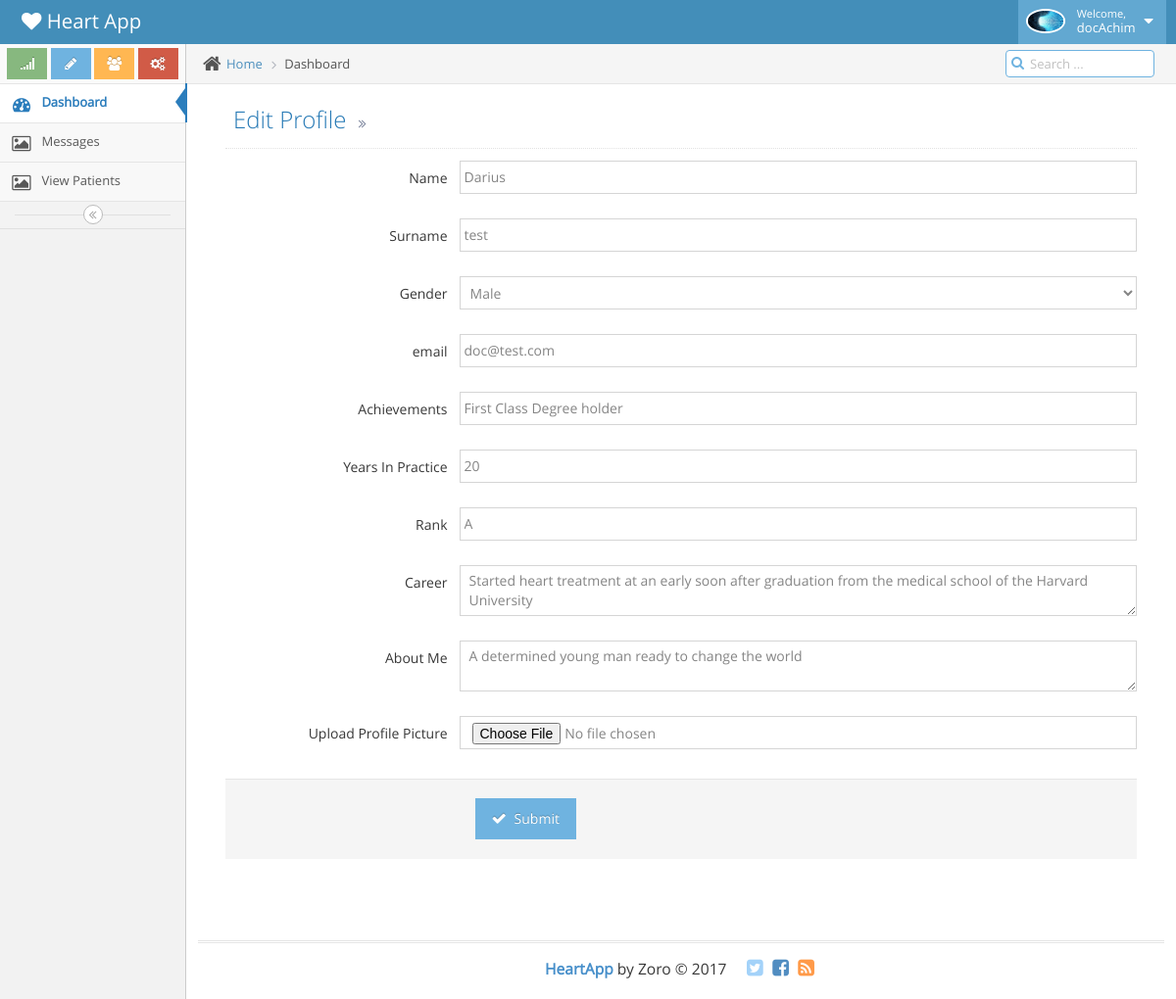
/edit_doctor/1, run on the app's committed database.
### heart/models.py (models this page shows, shortened)
class Doctor(db.Model, UserMixin):
    id = db.Column(db.Integer, primary_key=True)
    username = db.Column(db.String(80), unique=True)
    name = db.Column(db.String(100))
    surname = db.Column(db.String(100))
    gender = db.Column(db.String(50))
    email = db.Column(db.String(120), unique=True)
    password_hash = db.Column(db.String(80))
    achievements = db.Column(db.Text)
    years_in_practice = db.Column(db.Integer)
    rank = db.Column(db.String(100))
    career = db.Column(db.Text)
    bio = db.Column(db.Text)
    pic = db.Column(db.String(200))
    feedback = db.relationship('DoctorFeedBack', backref='doctor', lazy='dynamic')
    response = db.relationship('Response', backref='doctor', lazy='dynamic')
    patients = db.relationship('User', backref='doctor', lazy='dynamic')
    messages = db.relationship('Query', backref='doctor', lazy='dynamic')
    @property
    def password(self):
        raise AttributeError('password: write-only field')

### heart/views.py (the view, shortened to what this page needs)
@app.route('/edit_doctor/<id>', methods=["GET", "POST"])
def editDocProfile(id):
    doc = Doctor.query.get(id)
    form = DoctorProfileForm()
    form.name.data = doc.name
    form.surname.data = doc.surname
    form.gender.data = doc.gender
    form.email.data = doc.email
    form.achievements.data = doc.achievements
    form.years_in_practice.data = doc.years_in_practice
    form.rank.data = doc.rank
    form.career.data = doc.career
    form.about_me.data = doc.bio
    form.photo.data = doc.pic
    return render_template('editDoctor.html', doc=doc, form=form)

### heart/forms.py
class DoctorProfileForm(FlaskForm):
	name = StringField('name')
	surname = StringField('surname',)
	gender = SelectField('gender', choices=[('Male', 'Male'), ('Female', 'Female')])
	email = StringField('email')
	achievements = StringField('achievements')
	years_in_practice = IntegerField('Years in service')
	rank = StringField('rank')
	career = TextAreaField('career')
	about_me = TextAreaField('about_me', validators=[Length(min=0, max=140)])
	photo = FileField('photo', validators=[FileAllowed(['jpg', 'png', 'jpeg'], 'Images only')])

### heart/templates/editDoctor.html (shortened to what this page needs)
{% extends 'docbase.html' %}
{% from "form_macros.html" import render_field %}
{% block content %}
<div class="page-content">
		<div class="page-header">
			<h1>
				Edit Profile
				<small>
					<i class="ace-icon fa fa-angle-double-right"></i>
				</small>
			</h1>
		</div>
		<div class="row">
			<div class="col-xs-12">
				<form action="" method="post" enctype="multipart/form-data" name="editProfile" class="form-horizontal" role="form">
					<div class="form-group">
						<label class="col-sm-3 control-label no-padding-right" for="form-field-1"> Name </label>
						<div class="col-sm-9">
							{{ render_field(form.name, class="form-control") }}
						</div>
					</div>
					<div class="form-group">
						<label class="col-sm-3 control-label no-padding-right" for="form-field-1"> Surname </label>
						<div class="col-sm-9">
							{{ render_field(form.surname, class="form-control") }}
						</div>
					</div>
					<div class="form-group">
						<label class="col-sm-3 control-label no-padding-right" for="form-field-1"> Gender </label>
						<div class="col-sm-9">
							{{ render_field(form.gender, class="form-control") }}
						</div>
					</div>
					<div class="form-group">
						<label class="col-sm-3 control-label no-padding-right" for="form-field-1"> email </label>
						<div class="col-sm-9">
							{{ render_field(form.email, class="form-control") }}
						</div>
					</div>
					<div class="form-group">
						<label class="col-sm-3 control-label no-padding-right" for="form-field-1"> Achievements </label>
						<div class="col-sm-9">
							{{ render_field(form.achievements, class="form-control") }}
						</div>
					</div>
					<div class="form-group">
						<label class="col-sm-3 control-label no-padding-right" for="form-field-1"> Years In Practice </label>
						<div class="col-sm-9">
							{{ render_field(form.years_in_practice, class="form-control") }}
						</div>
					</div>
					<div class="form-group">
						<label class="col-sm-3 control-label no-padding-right" for="form-field-1"> Rank </label>
						<div class="col-sm-9">
							{{ render_field(form.rank, class="form-control") }}
						</div>
					</div>
					<div class="form-group">
						<label class="col-sm-3 control-label no-padding-right" for="form-field-1"> Career </label>
						<div class="col-sm-9">
							{{ render_field(form.career, class="form-control") }}
						</div>
					</div>
					<div class="form-group">
						<label class="col-sm-3 control-label no-padding-right" for="form-field-1"> About Me </label>
						<div class="col-sm-9">
							{{ render_field(form.about_me, class="form-control") }}
						</div>
					</div>
					<div class="form-group">
						<label class="col-sm-3 control-label no-padding-right" for="form-field-1"> Upload Profile Picture </label>
						<div class="col-sm-9">
							{{ render_field(form.photo, class="form-control") }}
						</div>
					</div>
					<div class="clearfix form-actions">
						<div class="col-md-offset-3 col-md-9">
							<button class="btn btn-info" type="submit">
								<i class="ace-icon fa fa-check bigger-110"></i>
								Submit
							</button>
						</div>
					</div>
				</form>
			</div>
		</div>
	</div>
{% endblock %}

### heart/templates/docbase.html (shortened to what this page needs)
<!DOCTYPE html>
<html lang="en">
	<head>
		<link rel="stylesheet" href="{{ url_for('static', filename='assets/css/bootstrap.min.css') }}" />
		<link rel="stylesheet" href="{{ url_for('static', filename='assets/font-awesome/4.5.0/css/font-awesome.min.css')  }}" />
		<link rel="stylesheet" href="{{ url_for('static', filename='assets/css/ace.min.css') }}" class="ace-main-stylesheet" id="main-ace-style" />
		<link rel="stylesheet" href="{{ url_for('static', filename='assets/css/ace-skins.min.css') }}" />
		<link rel="stylesheet" href="{{ url_for('static', filename='assets/css/ace-rtl.min.css') }}" />
	</head>
	<body class="no-skin">
		<div id="navbar" class="navbar navbar-default          ace-save-state">
			<div class="navbar-container ace-save-state" id="navbar-container">
				<div class="navbar-header pull-left">
					<a href="" class="navbar-brand">
						<small>
							<i class="fa fa-heart"></i>
							Heart App
						</small>
					</a>
				</div>
				<div class="navbar-buttons navbar-header pull-right" role="navigation">
					<ul class="nav ace-nav">
						<li class="light-blue dropdown-modal">
							<a data-toggle="dropdown" href="#" class="dropdown-toggle">
								{% if doc.pic %}
								<img class="nav-user-photo" src="{{ url_for('static', filename='images/' + doc.pic) }}" alt="" />
								{% else %}
								<img class="nav-user-photo" src="{{ url_for('static', filename='assets/images/avatars/avatar.png') }}" alt="" />
								{% endif %}
								<span class="user-info">
									<small>Welcome,</small>
									{{ doc.username }}
								</span>
								<i class="ace-icon fa fa-caret-down"></i>
							</a>
						</li>
					</ul>
				</div>
			</div>
		</div>
		<div class="main-container ace-save-state" id="main-container">
			<div id="sidebar" class="sidebar                  responsive                    ace-save-state">
				<div class="sidebar-shortcuts" id="sidebar-shortcuts">
					<div class="sidebar-shortcuts-large" id="sidebar-shortcuts-large">
						<button class="btn btn-success">
							<i class="ace-icon fa fa-signal"></i>
						</button>
						<button class="btn btn-info">
							<i class="ace-icon fa fa-pencil"></i>
						</button>
						<button class="btn btn-warning">
							<i class="ace-icon fa fa-users"></i>
						</button>
						<button class="btn btn-danger">
							<i class="ace-icon fa fa-cogs"></i>
						</button>
					</div>
				</div>
				<ul class="nav nav-list">
					<li class="active">
						<a href="{{ url_for('home') }}">
							<i class="menu-icon fa fa-tachometer"></i>
							<span class="menu-text"> Dashboard </span>
						</a>
					</li>
					<li class="">
						<a href="{{ url_for('docMessages', id=doc.id) }}">
							<i class="menu-icon fa fa-picture-o"></i>
							<span class="menu-text"> Messages </span>
						</a>
					</li>
					<li class="">
						<a href="{{ url_for('viewPatients', id=doc.id) }}">
							<i class="menu-icon fa fa-picture-o"></i>
							<span class="menu-text"> View Patients </span>
						</a>
					</li>
				</ul>
				<div class="sidebar-toggle sidebar-collapse" id="sidebar-collapse">
					<i id="sidebar-toggle-icon" class="ace-icon fa fa-angle-double-left ace-save-state" data-icon1="ace-icon fa fa-angle-double-left" data-icon2="ace-icon fa fa-angle-double-right"></i>
				</div>
			</div>
			<div class="main-content">
				<div class="main-content-inner">
					<div class="breadcrumbs ace-save-state" id="breadcrumbs">
						<ul class="breadcrumb">
							<li>
								<i class="ace-icon fa fa-home home-icon"></i>
								<a href="#">Home</a>
							</li>
							<li class="active">Dashboard</li>
						</ul>
						<div class="nav-search" id="nav-search">
							<form class="form-search">
								<span class="input-icon">
									<input type="text" placeholder="Search ..." class="nav-search-input" id="nav-search-input" autocomplete="off" />
									<i class="ace-icon fa fa-search nav-search-icon"></i>
								</span>
							</form>
						</div>
					</div>
					<div class="page-content">
						{% block content %}{% endblock %}
					</div>
				</div>
			</div>
			<div class="footer">
				<div class="footer-inner">
					<div class="footer-content">
						<span class="bigger-120">
							<span class="blue bolder">HeartApp</span>
							by Zoro &copy; 2017
						</span>
						<span class="action-buttons">
							<a href="#">
								<i class="ace-icon fa fa-twitter-square light-blue bigger-150"></i>
							</a>
							<a href="#">
								<i class="ace-icon fa fa-facebook-square text-primary bigger-150"></i>
							</a>
							<a href="#">
								<i class="ace-icon fa fa-rss-square orange bigger-150"></i>
							</a>
						</span>
					</div>
				</div>
			</div>
		</div>
	</body>
</html>

### heart/templates/form_macros.html (shortened to what this page needs)
{% macro render_field(field) %}
	<tr{% if field.errors %} class="error" {% endif %}>
		<td>{{ field(**kwargs)|safe }}</td>
	</tr>
{% endmacro %}

### data on the page
Doctor: pic (picture), username "docAchim", name "Darius", surname "test", gender "Male", email "doc@test.com", achievements "First Class Degree holder", years_in_practice "20", rank "A", career "Started heart treatment at an early soon after graduation from the medical school of the Harvard University"
